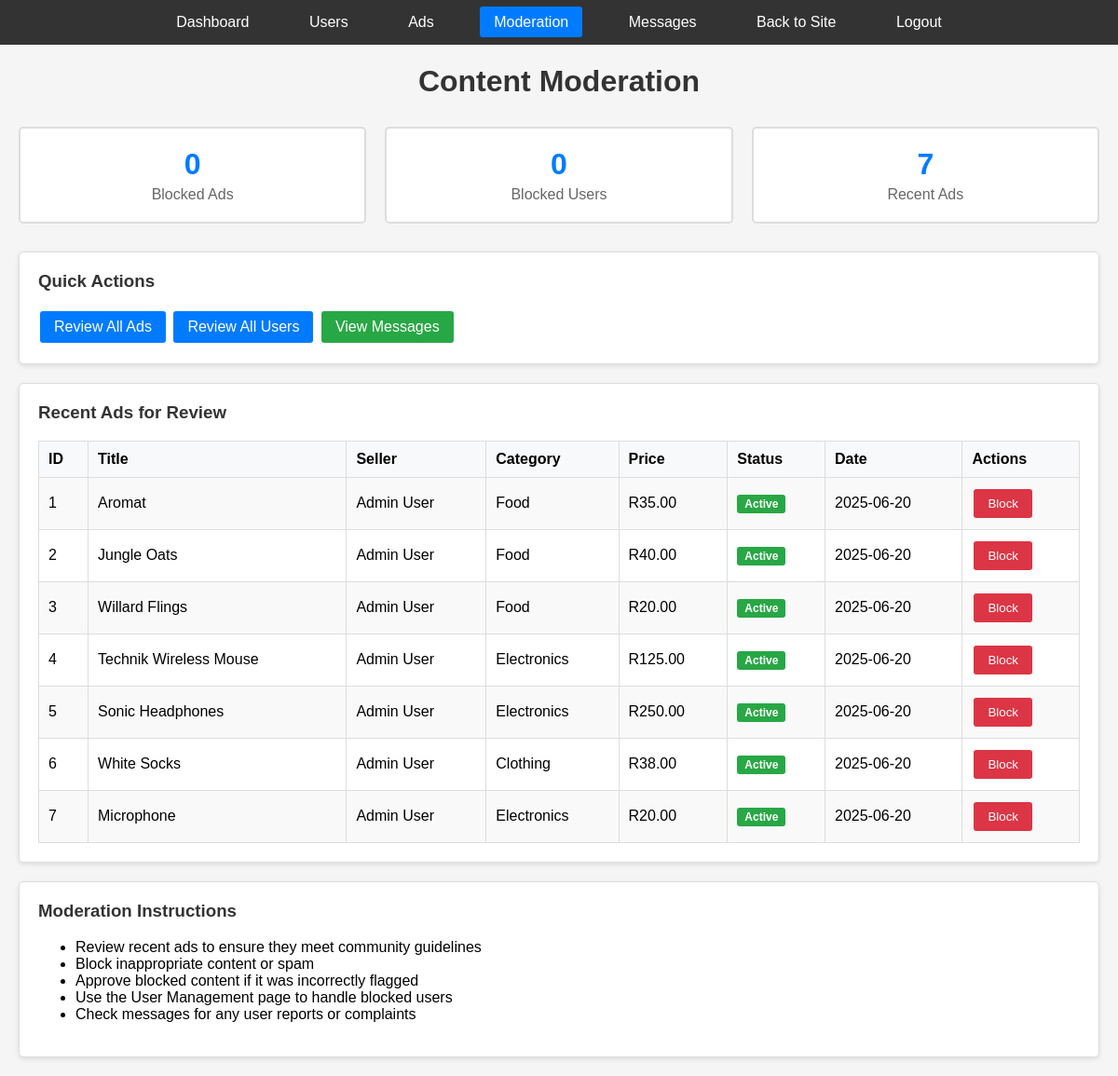
Page /admin/moderation.php (signed in) on the committed database.
### tables this page shows
CREATE TABLE `ads` (
  `id` int(11) NOT NULL,
  `seller_id` int(11) DEFAULT NULL,
  `title` varchar(255) DEFAULT NULL,
  `price` decimal(10,2) DEFAULT NULL,
  `description` text DEFAULT NULL,
  `short_description` text DEFAULT NULL,
  `image` varchar(255) DEFAULT NULL,
  `category` enum('Food','Electronics','Clothing','Beverages','Household Contents','Other') DEFAULT NULL,
  `rating` decimal(3,2) DEFAULT 0.00,
  `status` enum('available','sold') DEFAULT 'available',
  `created_at` timestamp NOT NULL DEFAULT current_timestamp(),
  `blocked` tinyint(1) DEFAULT 0
);

CREATE TABLE `users` (
  `id` int(11) NOT NULL,
  `name` varchar(50) DEFAULT NULL,
  `surname` varchar(50) DEFAULT NULL,
  `email` varchar(100) DEFAULT NULL,
  `phone` varchar(15) DEFAULT NULL,
  `gender` enum('Male','Female','Other') DEFAULT NULL,
  `dob` date DEFAULT NULL,
  `password` varchar(255) DEFAULT NULL,
  `created_at` timestamp NOT NULL DEFAULT current_timestamp(),
  `blocked` tinyint(1) DEFAULT 0
);

### admin/moderation.php (the view, shortened to what this page needs)
<?php
$recent_ads = $pdo->query("SELECT a.*, u.name, u.surname FROM ads a
                          JOIN users u ON a.seller_id = u.id
                          ORDER BY a.created_at DESC LIMIT 10")->fetchAll();
$blocked_ads = $pdo->query("SELECT a.*, u.name, u.surname FROM ads a
                           JOIN users u ON a.seller_id = u.id
                           WHERE a.blocked = 1 LIMIT 10")->fetchAll();
$blocked_users = $pdo->query("SELECT * FROM users WHERE blocked = 1 LIMIT 10")->fetchAll();
$blocked_ads_count = count($blocked_ads);
$blocked_users_count = count($blocked_users);
$recent_ads_count = count($recent_ads);
?>
<!DOCTYPE html>
<html lang="en">
<head>
    <link href="admin-styles.css" rel="stylesheet">
</head>
<body>
    <nav class="admin-nav">
        <a href="index.php">Dashboard</a>
        <a href="users.php">Users</a>
        <a href="ads.php">Ads</a>
        <a href="moderation.php" class="active">Moderation</a>
        <a href="messages.php">Messages</a>
        <a href="../index.php">Back to Site</a>
        <a href="../auth/logout.php">Logout</a>
    </nav>
    <div class="container">
        <h1>Content Moderation</h1>
        <div class="stats-row">
            <div class="stat-box">
                <div class="stat-number"><?php echo $blocked_ads_count; ?></div>
                <div class="stat-label">Blocked Ads</div>
            </div>
            <div class="stat-box">
                <div class="stat-number"><?php echo $blocked_users_count; ?></div>
                <div class="stat-label">Blocked Users</div>
            </div>
            <div class="stat-box">
                <div class="stat-number"><?php echo $recent_ads_count; ?></div>
                <div class="stat-label">Recent Ads</div>
            </div>
        </div>
        <div class="card">
            <h3>Quick Actions</h3>
            <a href="ads.php" class="btn btn-primary">Review All Ads</a>
            <a href="users.php" class="btn btn-primary">Review All Users</a>
            <a href="messages.php" class="btn btn-success">View Messages</a>
        </div>
        <div class="card">
            <h3>Recent Ads for Review</h3>
            <?php if (empty($recent_ads)): ?>
                <p style="color: #666;">No recent ads to review.</p>
            <?php else: ?>
                <table class="simple-table">
                    <tr>
                        <th>ID</th>
                        <th>Title</th>
                        <th>Seller</th>
                        <th>Category</th>
                        <th>Price</th>
                        <th>Status</th>
                        <th>Date</th>
                        <th>Actions</th>
                    </tr>
                    <?php foreach ($recent_ads as $ad): ?>
                    <tr>
                        <td><?php echo $ad['id']; ?></td>
                        <td><?php echo htmlspecialchars($ad['title']); ?></td>
                        <td><?php echo htmlspecialchars($ad['name'] . ' ' . $ad['surname']); ?></td>
                        <td><?php echo $ad['category']; ?></td>
                        <td>R<?php echo number_format($ad['price'], 2); ?></td>
                        <td>
                            <span class="badge badge-<?php echo $ad['blocked'] ? 'danger' : 'success'; ?>">
                                <?php echo $ad['blocked'] ? 'Blocked' : 'Active'; ?>
                            </span>
                        </td>
                        <td><?php echo date('Y-m-d', strtotime($ad['created_at'])); ?></td>
                        <td>
                            <?php if (!$ad['blocked']): ?>
                                <form method="POST" style="display: inline;">
                                    <button type="submit" name="reject_ad" class="btn btn-danger" onclick="return confirm('Block this ad?')">
                                        Block
                                    </button>
                                </form>
                            <?php endif; ?>
                        </td>
                    </tr>
                    <?php endforeach; ?>
                </table>
            <?php endif; ?>
        </div>
        <div class="card">
            <h3>Moderation Instructions</h3>
            <ul>
                <li>Review recent ads to ensure they meet community guidelines</li>
                <li>Block inappropriate content or spam</li>
                <li>Approve blocked content if it was incorrectly flagged</li>
                <li>Use the User Management page to handle blocked users</li>
                <li>Check messages for any user reports or complaints</li>
            </ul>
        </div>
    </div>
</body>
</html>

### admin/admin-styles.css (style rules this page uses)
body { background-color: #f5f5f5; font-family: Arial, sans-serif; margin: 0; padding: 0; }
.admin-nav { background-color: #333; padding: 15px; text-align: center; }
.admin-nav a { color: white; text-decoration: none; margin: 0 15px; padding: 8px 15px; border-radius: 3px; }
.admin-nav a.active { background-color: #007bff; }
.container { max-width: 1200px; margin: 20px auto; padding: 0 20px; }
.card { background: white; border: 1px solid #ddd; border-radius: 5px; padding: 20px; margin-bottom: 20px; box-shadow: 0 2px 5px rgba(0,0,0,0.1); }
.card h3 { margin-top: 0; color: #333; }
.stats-row { display: flex; flex-wrap: wrap; gap: 20px; margin-bottom: 30px; }
.stat-box { background: white; border: 2px solid #ddd; border-radius: 5px; padding: 20px; text-align: center; flex: 1; min-width: 200px; }
.stat-number { font-size: 2em; font-weight: bold; color: #007bff; }
.stat-label { color: #666; margin-top: 5px; }
.simple-table { width: 100%; border-collapse: collapse; background: white; }
.simple-table th, .simple-table td { border: 1px solid #ddd; padding: 10px; text-align: left; }
.simple-table th { background-color: #f8f9fa; font-weight: bold; }
.simple-table tr:nth-child(even) { background-color: #f9f9f9; }
.btn { padding: 8px 15px; border: none; border-radius: 3px; cursor: pointer; text-decoration: none; display: inline-block; margin: 2px; }
.btn-primary { background-color: #007bff; color: white; }
.btn-danger { background-color: #dc3545; color: white; }
.btn-success { background-color: #28a745; color: white; }
.badge { padding: 3px 8px; border-radius: 3px; font-size: 12px; font-weight: bold; }
.badge-success { background-color: #28a745; color: white; }
h1 { color: #333; text-align: center; margin-bottom: 30px; }

### rows in the picture
ads: id "1", title "Aromat", seller.surname "Admin User", category "Food", price "35.00", blocked "Active", created_at "2025-06-20"
ads: id "2", title "Jungle Oats", seller.surname "Admin User", category "Food", price "40.00", blocked "Active", created_at "2025-06-20"
ads: id "3", title "Willard Flings", seller.surname "Admin User", category "Food", price "20.00", blocked "Active", created_at "2025-06-20"
ads: id "4", title "Technik Wireless Mouse", seller.surname "Admin User", category "Electronics", price "125.00", blocked "Active", created_at "2025-06-20"
ads: id "5", title "Sonic Headphones", seller.surname "Admin User", category "Electronics", price "250.00", blocked "Active", created_at "2025-06-20"
ads: id "6", title "White Socks", seller.surname "Admin User", category "Clothing", price "38.00", blocked "Active", created_at "2025-06-20"
ads: id "7", title "Microphone", seller.surname "Admin User", category "Electronics", price "20.00", blocked "Active", created_at "2025-06-20"

### other values in the picture
$blocked_ads_count "0"
$blocked_users_count "0"
$recent_ads_count "7"
